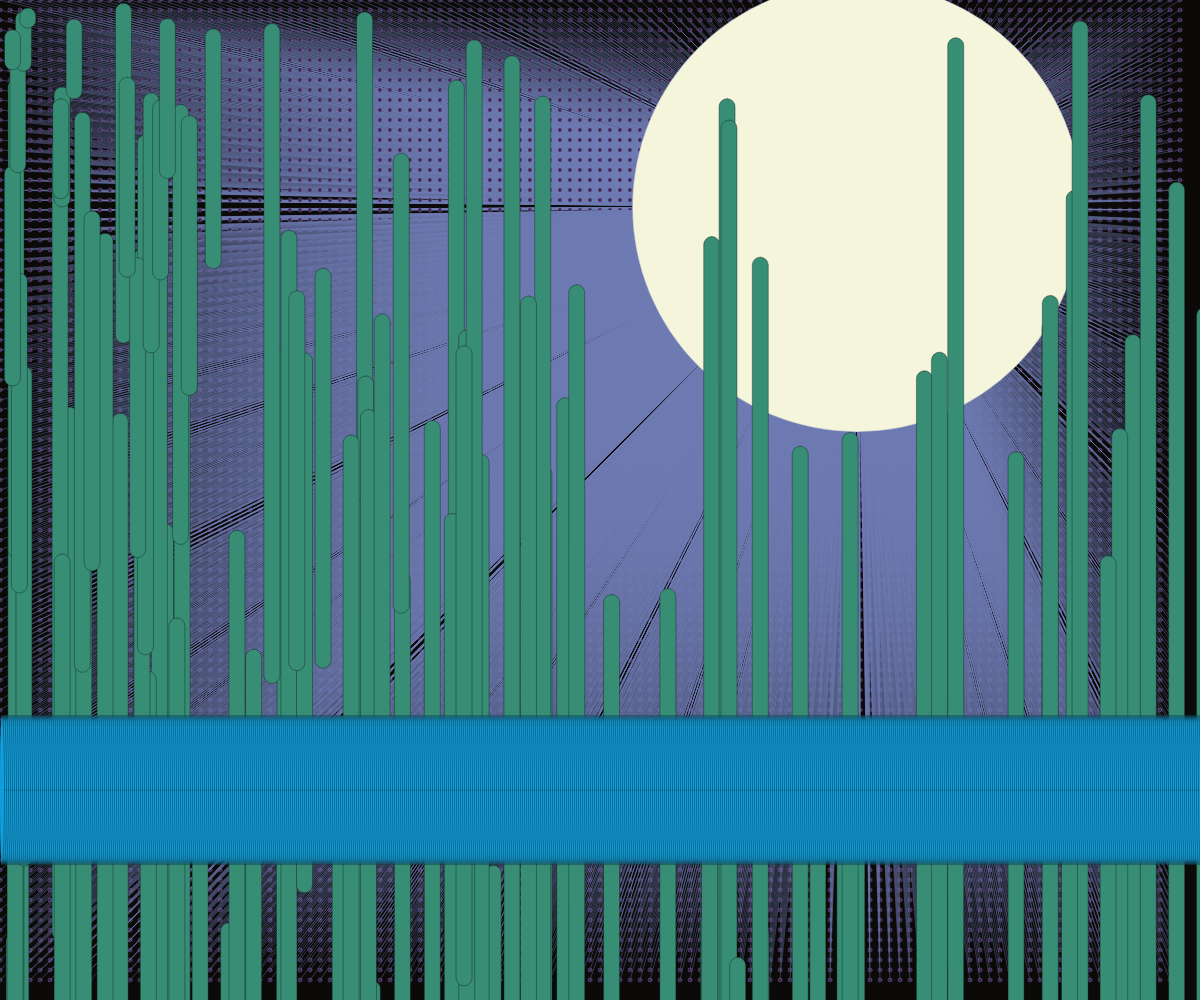
Frame 1 (no input)
Frame 60 (no input): identical to frame 1, image omitted
Frame 120 (the mouse pressed at the canvas centre since frame 60): identical to frame 1, image omitted

The p5.js sketch that drew this single still picture (run headless with seeded random() and noise() and a simulated clock; from frame 60 on, the mouse is pressed at the canvas centre):

// p5.js sketch
// ── sketch.js
function setup(){
    createCanvas(windowWidth, windowHeight);
    background(11, 10, 8);

    var r1 = random(width);
    var r2 = random(height);

    // dot array background
    for(var a = 0; a <= height - 20; a +=10){
        for(var b = 0; b <= width - 20; b +=10){
            fill(62, 23, 64);
            ellipse(b, a, 4, 4);
            //draw line to center
            stroke(111, 124, 179);
            strokeWeight(0.4);
            line(b, a, r1, r2);
        }
    }

    // the moon
    fill("beige");
    circle(r1, r2, random(width / 2));

    // the pillars
    for(var i = 10000; i > 0; i = i - 20){
        print(i);
        fill(55, 142, 116);
        stroke(16, 28, 29);
        rect(random(i), random(i), 16, i, 10);
    }

    // the ground?
    for(var u = 5000; u > 0; u = u - 2){
        print(u);
        fill(15, 159, 221);
        ellipse(u, 790, 5, 150);
    }
}

function draw(){

    var redC1 = 150;
    var greenC1 = 0;
    var blueC1 = 0;

    var redC2 = 0;
    var greenC2 = 150;
    var blueC2 = 0;

    //fill(redC1, greenC1, blueC1);
    //circle(width / 2, height / 2, 250);
    
    
}

function windowResized(){
    resizeCanvas(windowWidth, windowHeight);
}
